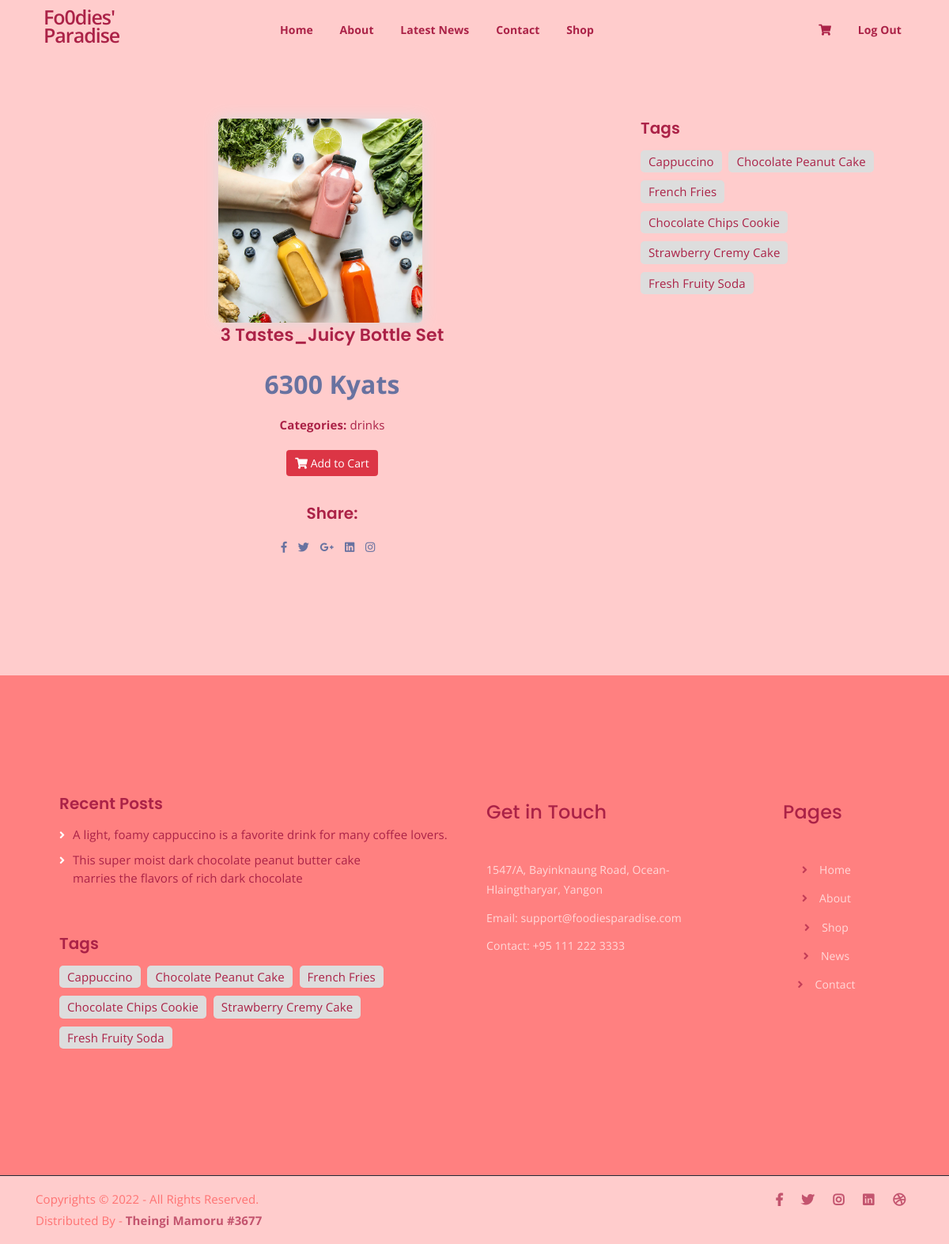
/single-product.php?product_id=32&product_category=drinks (signed in), run on the app's committed database.
### tables this page shows
CREATE TABLE IF NOT EXISTS `product` (
  `product_id` int(11) NOT NULL AUTO_INCREMENT,
  `product_img` varchar(50) NOT NULL,
  `product_name` varchar(50) NOT NULL,
  `product_price` float NOT NULL,
  `product_category` varchar(20) NOT NULL,
  PRIMARY KEY (`product_id`)
);

### single-product.php (the view, shortened to what this page needs)
<?php
	include("connection.php");
?>
<?php
	include("header.php");
?>
	<div class="single-product mt-150 mb-150">
		<div class="container">
			<div class="row col-12">
				<?php
					if(isset($_GET['product_id'])){
						$product_id = $_GET['product_id'];
						$sel = mysqli_query($con, "SELECT * FROM product WHERE product_id='$product_id'");
						while($arr = mysqli_fetch_array($sel)){
							echo '
							<div class="col-8" align="center">
								<form method="POST">
									<div class="col-md-5">
										<div class="single-product-img">
											<img src="assets/img/products_sample/'.$arr['product_img'].'" alt="">
										</div>
									</div>
									<div class="col-md-7">
										<div class="single-product-content">
											<h3>'.$arr['product_name'].'</h3>
											<p class="single-product-pricing">  '.$arr['product_price'].' Kyats</p>
											<div class="single-product-form">
												<p><strong>Categories: </strong>'.$arr['product_category'].'</p>
												<button type="submit" class="cart-btn btn btn-danger" name="add_to_cart">
												<i class="fas fa-shopping-cart"></i> Add to Cart
												</button>
												<input type="hidden" name="cpro_name" value="'.$arr['product_name'].'">
												<input type="hidden" name="cpro_price" value="'.$arr['product_price'].'">
												<input type="hidden" name="cpro_img" value="'.$arr['product_img'].'">
											</div>
											<h4>Share:</h4>
											<ul class="product-share">
												<li><a href="https://www.facebook.com/"><i class="fab fa-facebook-f"></i></a></li>
												<li><a href="https://www.twitter.com/"><i class="fab fa-twitter"></i></a></li>
												<li><a href="https://www.google.com/"><i class="fab fa-google-plus-g"></i></a></li>
												<li><a href="https://mm.linkedin.com/"><i class="fab fa-linkedin"></i></a></li>
												<li><a href="https://www.instagram.com/"><i class="fab fa-instagram"></i></a></li>
											</ul>
										</div>
									</div>
								</form>
							</div>
							';
						}
					}
				?>
				<div class="col-4">
					<div class="sidebar-section">
						<div class="tag-section">
							<h4>Tags</h4>
							<ul>
								<li><a href="cappuccino.php">Cappuccino</a></li>
								<li><a href="chocolate_cake.php">Chocolate Peanut Cake</a></li>
								<li><a href="french_fries.php">French Fries</a></li>
								<li><a href="chips_cookie.php">Chocolate Chips Cookie</a></li>
								<li><a href="strawberry_cake.php">Strawberry Cremy Cake</a></li>
								<li><a href="fruit_soda.php">Fresh Fruity Soda</a></li>
							</ul>
						</div>
					</div>
				</div>
			</div>
		</div>
	</div>
<?php
	include("footer.php");
?>

### assets/css/main.css (style rules this page uses)
html { font-size: 14px; font-weight: 400; line-height: 28px; height: 100%; }
body { font-family: "Open Sans", sans-serif; font-weight: 400; font-size: 1rem; letter-spacing: 0.1px; line-height: 1.8; color: #ab2247; overflow-x: hidden; }
body img { max-width: 100%; }
a { cursor: pointer; text-decoration: none; -webkit-transition: all 0.2s ease-in-out; -o-transition: all 0.2s ease-in-out; transition: all 0.2s ease-in-out; }
h1, .h1, h2, .h2, h3, .h3, h4, .h4, h5, .h5, h6, .h6 { font-family: "Poppins", sans-serif; font-weight: 700; margin: 0 0 1.25rem 0; color: #ab2247; }
h3, .h3 { font-size: 2rem; font-weight: 700; line-height: 2.25rem; }
h4, .h4 { font-size: 1.5rem; font-weight: 700; line-height: 1.75rem; }
p { font-family: "Open Sans", sans-serif; font-weight: 400; font-size: 1rem; letter-spacing: 0.1px; line-height: 1.8; color: #ab2247; margin: 0 0 1.25rem 0; }
.mt-150 { margin-top: 150px; }
.mb-150 { margin-bottom: 150px; }
.sidebar-section ul li a { -webkit-transition: 0.3s; -o-transition: 0.3s; transition: 0.3s; }
ul.product-share li a { -webkit-transition: 0.3s; -o-transition: 0.3s; transition: 0.3s; }
html, body { height: 100%; background-color: #ffcccc !important; }
.sidebar-section { margin-left: 30px; }
.sidebar-section h4 { font-size: 20px; font-weight: 600; margin-bottom: 15px; }
.sidebar-section ul { margin: 0; padding: 0; list-style: none; }
.sidebar-section ul li { line-height: 1.5; }
.sidebar-section ul li a { color: #ab2247; font-size: 15px; }
.sidebar-section > div { margin-bottom: 60px; }
.sidebar-section > div:last-child { margin-bottom: 0; }
.tag-section ul li { display: inline-block; }
.tag-section ul li a { background-color: #ddd; padding: 3px 10px; display: block; border-radius: 5px; margin-bottom: 10px; margin-right: 5px; }
.single-product-img img { border-radius: 5px; -webkit-box-shadow: 0 0 20px #ddd; box-shadow: 0 0 20px #ddd; }
.single-product-content h3 { font-size: 22px; font-weight: 600; }
.single-product-content p { font-size: 15px; color: #ab2247; line-height: 1.8; }
.single-product-content p.single-product-pricing { font-size: 32px; font-weight: 700; margin-bottom: 10px; color: #6872a0; line-height: inherit; }
.single-product-content h4 { font-size: 20px; font-weight: 600; margin-top: 35px; }
ul.product-share { margin: 0; padding: 0; list-style: none; }
ul.product-share li { display: inline-block; }
ul.product-share li a { display: block; color: #6872a0; margin-right: 10px; }
.single-product-content { margin-left: 30px; }

### data on the page
product: product_img (picture), product_name "3 Tastes_Juicy Bottle Set", product_price "6300", product_category "drinks"
